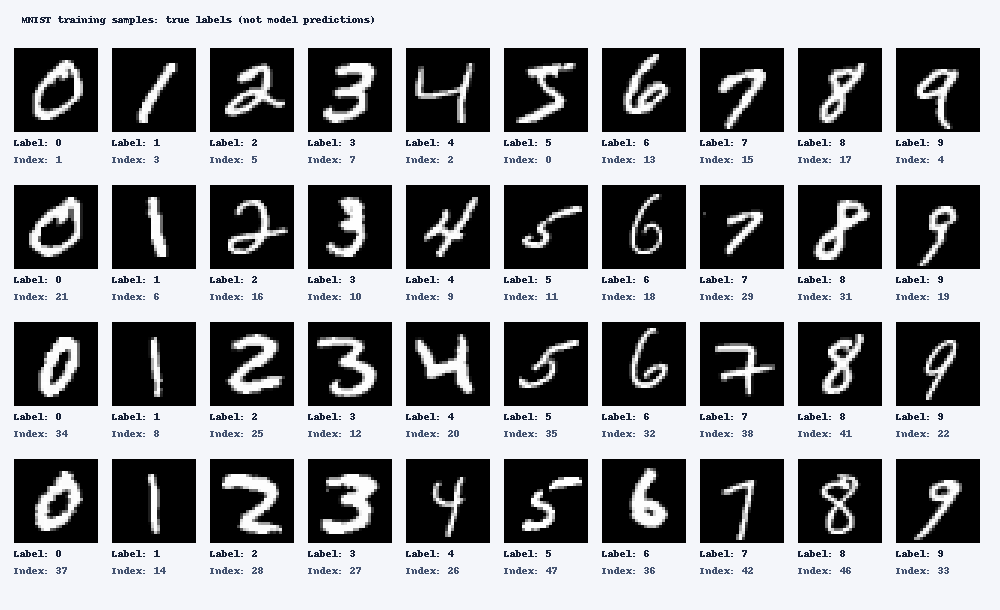
#> input picture evidence/mnist_samples.png, 1000 x 610 px; its folder holds only this picture in this run
$ python -i segment_digits.py   (imports and definitions only)
#> lines starting #> are read from the running program, lines starting #| are printed output that depends on the picture; after the words box and inside, x2 and y2 are one past the last pixel; in counts of white or black regions, pixels touching at a corner belong together
### preprocess_digits.py
"""Paarth's initial single-digit development experiment.

Dark handwriting on pale paper only. This is not number segmentation.
All variants share Otsu-based localisation and contrast stretching, so this
compares pixel representations after a common crop, not three independent
localisation algorithms. Shadows can be mistaken for ink: inspect previews.
"""

import argparse
import csv
import hashlib
import json
import re
from pathlib import Path

import numpy as np
from PIL import Image, ImageDraw, ImageOps

METHODS = ("grayscale", "fixed", "otsu")
ROOT = Path(__file__).resolve().parent


def otsu_threshold(pixels):
    """Choose a threshold maximising between-class intensity variance."""
    hist = np.bincount(pixels.ravel(), minlength=256).astype(float)
    weight = np.cumsum(hist)
    moment = np.cumsum(hist * np.arange(256))
    denominator = weight * (pixels.size - weight)
    score = np.full(256, -1.0)
    valid = denominator > 0
    score[valid] = (
        moment[-1] * weight[valid] - moment[valid] * pixels.size
    ) ** 2 / denominator[valid]
    if not valid.any():
        raise ValueError("Uniform image: no foreground/background contrast")
    return int(np.argmax(score))


# [59 lines left out: functions prepare_variants, save_preview, not called in this run]


def sha256(path):
    return hashlib.sha256(path.read_bytes()).hexdigest()


# [134 lines left out: function main, not called in this run]


# [2 lines that do not run on import are left out]

### segment_digits.py
"""Manula's segmentation component for one line of separated handwritten digits.

Two methods share grayscale/autocontrast/Otsu and small-component filtering:
components = 8-connected ink regions; projection = occupied column intervals.
No labels, expected digit counts or model predictions influence segmentation.
Uses existing NumPy/Pillow dependencies, not OpenCV.
"""

from dataclasses import dataclass
import numpy as np
from PIL import Image, ImageOps
from preprocess_digits import otsu_threshold, prepare_variants

METHODS = ("components", "projection")


@dataclass
class SegmentationResult:
    gray: Image.Image
    mask: np.ndarray
    boxes: list
    crops: list
    warnings: list
    removed_components: int


def occupied_intervals(values):
    """Return half-open intervals of consecutive True values."""
    padded = np.pad(np.asarray(values, dtype=np.int8), (1, 1))
    changes = np.diff(padded)
    return list(
        zip(
            np.flatnonzero(changes == 1).tolist(),
            np.flatnonzero(changes == -1).tolist(),
        )
    )


def connected_regions(mask):
    """8-connected component labels using row runs and union-find.

    Returns (label image, [box/area/id dictionaries]). Diagonal neighbours
    connect. Bounding boxes use Pillow's exclusive right/bottom coordinates.
    """
    if mask.ndim != 2:
        raise ValueError("Expected a two-dimensional foreground mask")
    parents, runs, previous = [], [], []

    def find(label):
        while parents[label] != label:
            parents[label] = parents[parents[label]]
            label = parents[label]
        return label

    for y, row in enumerate(mask):
        current = []
        cursor = 0
        for start, end in occupied_intervals(row):
            label = len(parents)
            parents.append(label)
            # For 8-connectivity, adjacent row runs may meet diagonally.
            while cursor < len(previous) and previous[cursor][1] < start:
                cursor += 1
            k = cursor
            while k < len(previous) and previous[k][0] <= end:
                parents[find(previous[k][2])] = find(label)
                k += 1
            current.append((start, end, label))
            runs.append((y, start, end, label))
        previous = current
    labels = np.zeros(mask.shape, dtype=np.int32)
    groups = {}
    for y, start, end, label in runs:
        root = find(label)
        if root not in groups:
            groups[root] = {
                "id": len(groups) + 1,
                "box": [start, y, end, y + 1],
                "area": 0,
            }
        item = groups[root]
        box = item["box"]
        box[:] = [
            min(box[0], start),
            min(box[1], y),
            max(box[2], end),
            max(box[3], y + 1),
        ]
        item["area"] += end - start
        labels[y, start:end] = item["id"]
    return labels, list(groups.values())


def segment_image(
    image,
    method="components",
    max_side=1000,
    min_area_fraction=0.01,
    min_height_fraction=0.10,
):
    """Find ordered crops; boxes refer to returned gray, not original pixels.

    Supports dark ink on pale paper and one horizontal line. Touching digits,
    overlapping columns, severe shadows and multi-line pages are limitations.
    Filtering thresholds are relative to the largest area/tallest component;
    they are fixed across photos, not chosen using expected labels.
    """
    if method not in METHODS:
        raise ValueError(f"Unknown method: {method}")
    if (
        max_side < 28
        or not 0 <= min_area_fraction <= 1
        or not 0 <= min_height_fraction <= 1
    ):
        raise ValueError("Invalid segmentation settings")
    gray = ImageOps.exif_transpose(image).convert("L")
    gray.thumbnail((max_side, max_side), Image.Resampling.LANCZOS)
    pixels = np.asarray(gray)
    warnings = []
    if int(pixels.max()) - int(pixels.min()) < 10:
        return SegmentationResult(
            gray,
            np.zeros(pixels.shape, dtype=bool),
            [],
            [],
            ["Blank or very low contrast image"],
            0,
        )
    adjusted = np.asarray(ImageOps.autocontrast(gray))
    mask = adjusted <= otsu_threshold(adjusted)
    labels, regions = connected_regions(mask)
    if not regions:
        return SegmentationResult(gray, mask, [], [], ["No ink found"], 0)
    minimum_area = max(3, max(r["area"] for r in regions) * min_area_fraction)
    minimum_height = max(
        2, max(r["box"][3] - r["box"][1] for r in regions) * min_height_fraction
    )
    kept = [
        r
        for r in regions
        if r["area"] >= minimum_area and r["box"][3] - r["box"][1] >= minimum_height
    ]
    clean = np.isin(labels, [r["id"] for r in kept])
    if clean[0].any() or clean[-1].any() or clean[:, 0].any() or clean[:, -1].any():
        warnings.append(
            "Ink touches image edge; inspect for clipping or background artifacts"
        )
    if clean.mean() > 0.45:
        warnings.append("Large foreground fraction; shadow or polarity may be wrong")
    if method == "components":
        boxes = [tuple(r["box"]) for r in kept]
    else:
        boxes = []
        for left, right in occupied_intervals(clean.any(axis=0)):
            ys = np.flatnonzero(clean[:, left:right].any(axis=1))
            boxes.append((left, int(ys[0]), right, int(ys[-1]) + 1))
    boxes.sort(key=lambda b: (b[0], b[1]))
    # Retain a little real background where available for Paarth's preparation.
    crops = []
    for left, top, right, bottom in boxes:
        pad = max(2, round(0.03 * (bottom - top)))
        box = (
            max(0, left - pad),
            max(0, top - pad),
            min(gray.width, right + pad),
            min(gray.height, bottom + pad),
        )
        # A component's rectangular box may overlap a neighbouring digit.
        # Remove other labelled ink, while preserving this digit's intensities.
        x0, y0, x1, y1 = box
        region_labels = labels[y0:y1, x0:x1]
        if method == "components":
            own_id = next(
                r["id"] for r in kept if tuple(r["box"]) == (left, top, right, bottom)
            )
            unwanted = (region_labels > 0) & (region_labels != own_id)
        else:
            unwanted = (region_labels > 0) & ~clean[y0:y1, x0:x1]
        crop_pixels = np.asarray(gray.crop(box)).copy()
        background = crop_pixels[region_labels == 0]
        paper = int(np.median(background)) if background.size else 255
        crop_pixels[unwanted] = paper
        crops.append(Image.fromarray(crop_pixels))
    return SegmentationResult(
        gray, clean, boxes, crops, warnings, len(regions) - len(kept)
    )


def prepare_crops(crops, representation="otsu"):
    """Prepare ordered digit crops; restore Otsu ink contrast after resizing.

    Week 10 peak normalisation changes intensity only, not stroke geometry.
    Grayscale/fixed representations retain their original behaviour.
    """
    if representation not in ("grayscale", "fixed", "otsu"):
        raise ValueError("Unknown preprocessing representation")
    prepared = [prepare_variants(crop)[0][representation] for crop in crops]
    if representation == "otsu":
        prepared = [a / a.max() if a.max() > 0 else a for a in prepared]
    return np.stack(prepared) if prepared else np.empty((0, 28, 28), dtype=np.float32)


def recognise_number(image, predictor, method="components", representation="otsu"):
    """GUI integration: load predictor once, call this per image. Keeps zeros."""
    segmented = segment_image(image, method=method)
    prepared = prepare_crops(segmented.crops, representation)
    return {
        "segmentation": segmented,
        "prepared": prepared,
        "prediction": predictor.predict_number(prepared),
    }

>>> from PIL import Image
>>> picture = Image.open('evidence/mnist_samples.png')
#> picture is the input picture: PIL image 1000x610 RGB; mean R, G, B 142.1, 143.4, 145.9
>>> result = segment_image(picture)
#> in otsu_threshold, `hist = np.bincount(pixels.ravel(), minlength=256).astype(float)`: hist = 256 values, max 316094 at index 246, min 18 at index 123, mean 2382.8
#> in otsu_threshold, `weight = np.cumsum(hist)`: weight = 256 values from 229698 to 610000
#> in otsu_threshold, `moment = np.cumsum(hist * np.arange(256))`: moment = 256 values from 0 to 87452052
#> in otsu_threshold, `denominator = weight * (pixels.size - weight)`: denominator = 256 values, max 9.2e+10 at index 245, min 0 at index 255, mean 8.72e+10
#> in segment_image, `mask = adjusted <= otsu_threshold(adjusted)`:
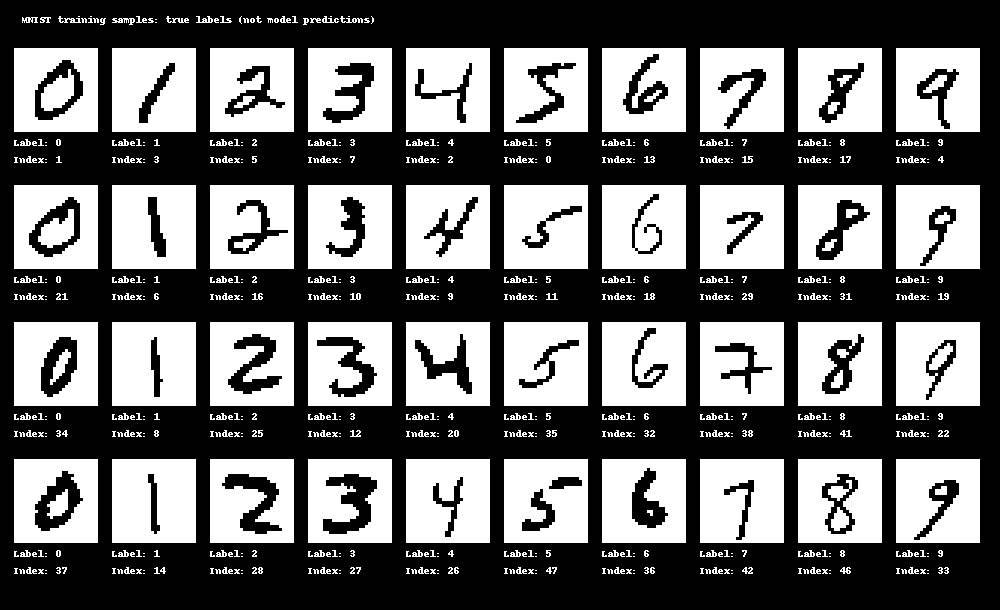
#> mask: shape (610, 1000) bool; 42.3% white; 673 white regions (304 under 20 px), largest, box (x1, y1, x2, y2) and area: (112, 459, 196, 543) 6687, (112, 322, 196, 406) 6651, (602, 185, 686, 269) 6597
#> the loop in connected_regions, `for y, row in enumerate(mask):` made 610 passes
#> previous on pass 25: [(100, 104, 386), (129, 133, 387), (303, 307, 388)]
#> after the loop in connected_regions, `for y, row in enumerate(mask):`: parents = 10952 values, max 10951 at index 10850, min 1 at index 1, mean 5505.4; runs = 10952 items, first 6: (16, 59, 61, 0), (16, 78, 80, 1), (16, 90, 92, 2), (16, 136, 140, 3), (16, 167, 169, 4), (16, 196, 200, 5)
#> the loop in connected_regions, `for y, start, end, label in runs:` made 10952 passes
#> (y, start, end, root) on passes 1 to 3: (16, 59, 61, 333), (16, 78, 80, 1), (16, 90, 92, 2)
#> after the loop in connected_regions, `for y, start, end, label in runs:`:
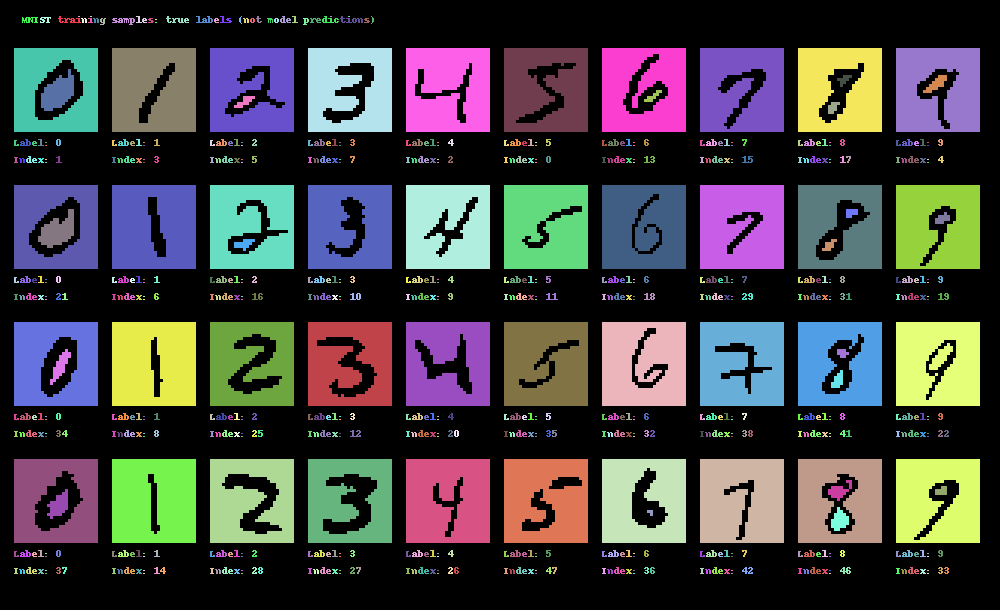
#> labels: shape (610, 1000) int32; 674 distinct labels, from 0 to 673; one colour per label, 0 black
#> after the loop in connected_regions, `for y, start, end, label in runs:`: groups = 673 items
#> in segment_image, `minimum_area = max(3, max(r["area"] for r in regions) * min_area_fract..`: minimum_area = 66.87
#> in segment_image, `minimum_height = max( 2, max(r["box"][3] - r["box"][1] for r in region..`: minimum_height = 8.4
#> in segment_image, `kept = [ r for r in regions if r["area"] >= minimum_area and r["box"][..`: kept = 58 items
#> in segment_image, `clean = np.isin(labels, [r["id"] for r in kept])`:
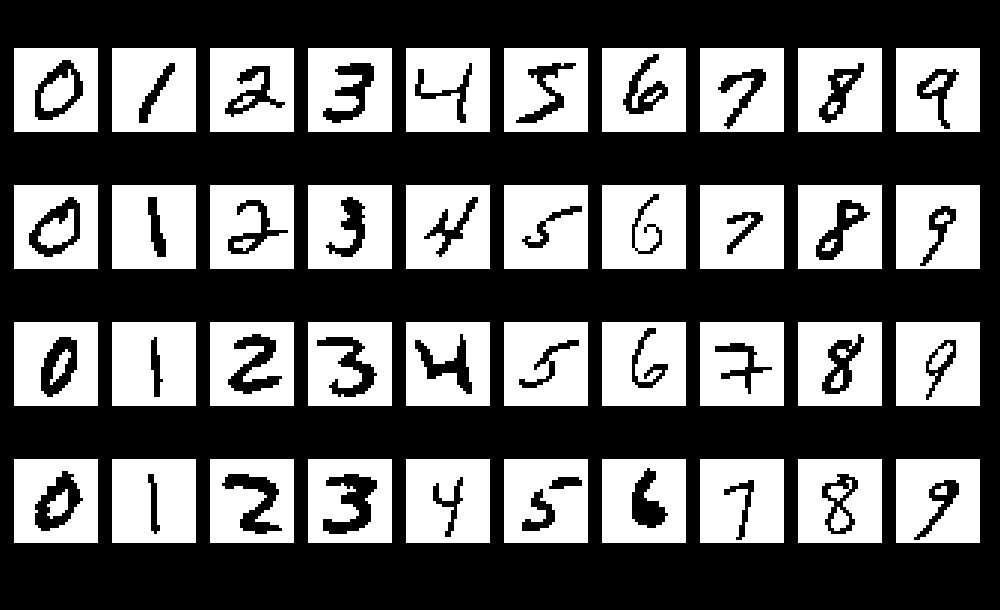
#> clean: shape (610, 1000) bool; 40.4% white; 58 white regions, largest, box (x1, y1, x2, y2) and area: (112, 459, 196, 543) 6687, (112, 322, 196, 406) 6651, (602, 185, 686, 269) 6597
#> in segment_image, `boxes = [tuple(r["box"]) for r in kept]`: boxes = 58 items, first 6: (14, 48, 98, 132), (112, 48, 196, 132), (210, 48, 294, 132), (308, 48, 392, 132), (406, 48, 490, 132), (504, 48, 588, 132)
#> the loop in segment_image, `for left, top, right, bottom in boxes:` made 58 passes
#> (left, top, right, bottom, pad, x0, y0, x1) on passes 1 to 12: (14, 48, 98, 132, 3, 11, 45, 101), (14, 185, 98, 269, 3, 11, 182, 101), (14, 322, 98, 406, 3, 11, 319, 101), (14, 459, 98, 543, 3, 11, 456, 101), (38, 209, 74, 248, 2, 36, 207, 76), (41, 69, 74, 111, 2, 39, 67, 76), (47, 489, 68, 519, 2, 45, 487, 70), (50, 349, 71, 385, 2, 48, 347, 73), (112, 48, 196, 132, 3, 109, 45, 199), (112, 185, 196, 269, 3, 109, 182, 199), (112, 322, 196, 406, 3, 109, 319, 199), (112, 459, 196, 543, 3, 109, 456, 199)
#> (left, top, right, bottom) on passes 50 to 55: (837, 349, 849, 358), (846, 209, 858, 218), (896, 48, 980, 132), (896, 185, 980, 269), (896, 322, 980, 406), (896, 459, 980, 543)
#> pass 1, in segment_image, `region_labels = labels[y0:y1, x0:x1]`:
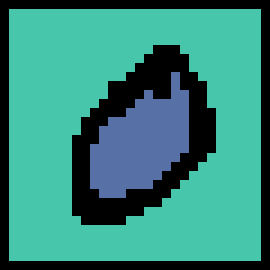
#> region_labels: shape (90, 90) int32 (shown 3 times larger); 3 distinct labels, from 0 to 45; one colour per label, 0 black
#> pass 1, in segment_image, `unwanted = (region_labels > 0) & (region_labels != own_id)`:
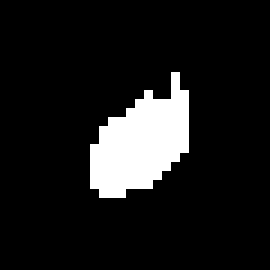
#> unwanted: shape (90, 90) bool (shown 3 times larger); 10.6% white; 1 white region, box (x1, y1, x2, y2) and area: (30, 24, 63, 66) 855
#> pass 1, in segment_image, `crop_pixels = np.asarray(gray.crop(box)).copy()`:
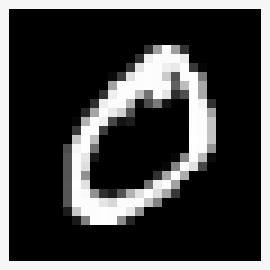
#> crop_pixels: shape (90, 90) (shown 3 times larger); min 0, max 255, mean 66.3
#> pass 2, in segment_image, `region_labels = labels[y0:y1, x0:x1]`:
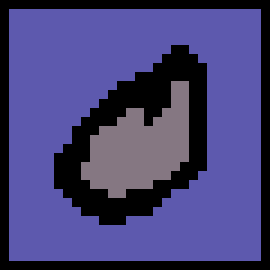
#> region_labels: shape (90, 90) int32 (shown 3 times larger); 3 distinct labels, from 0 to 202; one colour per label, 0 black
